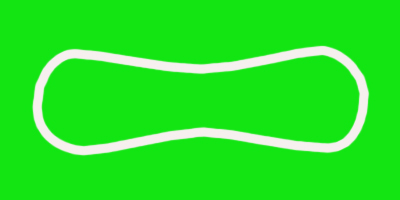
#> input picture BallGame/Assets/Pinball/Imported/Textures and Maps/TennisBall.jpg, 400 x 200 px
$ python chroma_key.py '../BallGame/Assets/Pinball/Imported/Textures and Maps/TennisBall.jpg'
#> lines starting #> are read from the running program, lines starting #| are printed output that depends on the picture
#!/usr/bin/env python3
"""Chroma-key UI plates to alpha. Supports green / magenta / red / blue / cyan / auto.

Edge cleanup:
  - soft smoothstep matte (anti-aliased alpha)
  - key-color unmix on semi-transparent edges
  - channel despill
  - optional 3x3 inward alpha averaging
  - --astc-safe: steeper matte + RGB bleed into transparent (ASTC-friendly)
"""

from __future__ import annotations

import argparse
import math
import sys
from collections import Counter
from pathlib import Path

try:
    from PIL import Image
except ImportError:
    print("Pillow required: pip install Pillow", file=sys.stderr)
    sys.exit(1)

KEY_RGB = {
    "green": (0, 255, 0),
    "magenta": (255, 0, 255),
    "red": (255, 0, 0),
    "blue": (0, 0, 255),
    "cyan": (0, 255, 255),
}


def dist_rgb(r: float, g: float, b: float, tr: float, tg: float, tb: float) -> float:
    dr, dg, db = r - tr, g - tg, b - tb
    return math.sqrt(dr * dr + dg * dg + db * db)


def sample_corner_key(im: Image.Image, inset: int = 4, box: int = 24) -> tuple[int, int, int]:
    """Majority color from four corner patches → chroma key color."""
    rgba = im.convert("RGBA")
    w, h = rgba.size
    samples: list[tuple[int, int, int]] = []
    corners = [
        (inset, inset),
        (w - inset - box, inset),
        (inset, h - inset - box),
        (w - inset - box, h - inset - box),
    ]
    for cx, cy in corners:
        for y in range(max(0, cy), min(h, cy + box)):
            for x in range(max(0, cx), min(w, cx + box)):
                r, g, b, a = rgba.getpixel((x, y))
                if a < 8:
                    continue
                samples.append((r // 8 * 8, g // 8 * 8, b // 8 * 8))
    if not samples:
        return KEY_RGB["green"]
    return Counter(samples).most_common(1)[0][0]


def classify_key_name(rgb: tuple[int, int, int]) -> str:
    r, g, b = rgb
    if g >= 140 and g >= r + 35 and g >= b + 35:
        return "green"
    if r >= 140 and b >= 140 and r >= g + 30 and b >= g + 30:
        return "magenta"
    if r >= 150 and r >= g + 40 and r >= b + 40:
        return "red"
    if b >= 150 and b >= r + 40 and b >= g + 40:
        return "blue"
    if g >= 140 and b >= 140 and g >= r + 30 and b >= r + 30:
        return "cyan"
    best, best_d = "green", 1e9
    for name, (tr, tg, tb) in KEY_RGB.items():
        d = dist_rgb(r, g, b, tr, tg, tb)
        if d < best_d:
            best, best_d = name, d
    return best


def resolve_key(
    im: Image.Image, key: str
) -> tuple[str, tuple[int, int, int]]:
    if key == "auto":
        sampled = sample_corner_key(im)
        key_name = classify_key_name(sampled)
        tr, tg, tb = sampled
        if key_name in KEY_RGB:
            nr, ng, nb = KEY_RGB[key_name]
            if dist_rgb(sampled[0], sampled[1], sampled[2], nr, ng, nb) < 120:
                return key_name, (nr, ng, nb)
            return "custom", sampled
        return "custom", sampled
    if key == "custom":
        return "custom", sample_corner_key(im)
    return key, KEY_RGB[key]


def smoothstep(t: float) -> float:
    t = max(0.0, min(1.0, t))
    return t * t * (3.0 - 2.0 * t)


def despill(r: float, g: float, b: float, key: str, key_rgb: tuple[int, int, int]) -> tuple[float, float, float]:
    """Pull key-dominant channel down on edges; no-op for non-key colors."""
    if key == "green" or (key == "custom" and key_rgb[1] >= max(key_rgb[0], key_rgb[2]) + 20):
        if g > max(r, b):
            g = max(r, b)
        return r, g, b
    if key == "magenta" or (key == "custom" and key_rgb[0] >= 100 and key_rgb[2] >= 100 and key_rgb[1] < min(key_rgb[0], key_rgb[2]) - 20):
        if r > g and b > g:
            m = (r + b) * 0.5
            excess = min(r, b) - g
            if excess > 0:
                r = min(r, g + 18)
                b = min(b, g + 18)
        return r, g, b
    if key == "red" or (key == "custom" and key_rgb[0] >= max(key_rgb[1], key_rgb[2]) + 20):
        if r > max(g, b):
            r = max(g, b)
        return r, g, b
    if key == "blue" or (key == "custom" and key_rgb[2] >= max(key_rgb[0], key_rgb[1]) + 20):
        if b > max(r, g):
            b = max(r, g)
        return r, g, b
    if key == "cyan":
        if g > r and b > r:
            g = min(g, r + 18)
            b = min(b, r + 18)
        return r, g, b
    # dark / custom screens: nudge toward luminance of non-key channels
    kr, kg, kb = key_rgb
    if dist_rgb(r, g, b, kr, kg, kb) < 80:
        # slight pull away from key
        r = r + (r - kr) * 0.15
        g = g + (g - kg) * 0.15
        b = b + (b - kb) * 0.15
    return r, g, b


def unmix_key(
    r: float, g: float, b: float, alpha: float, key_rgb: tuple[int, int, int]
) -> tuple[float, float, float]:
    """Recover foreground color: F = (obs - (1-a)*Key) / a for mid/high alpha edges."""
    if alpha < 0.35 or alpha >= 0.999:
        return r, g, b
    kr, kg, kb = key_rgb
    inv = 1.0 - alpha
    rr = (r - inv * kr) / alpha
    gg = (g - inv * kg) / alpha
    bb = (b - inv * kb) / alpha
    return (
        max(0.0, min(255.0, rr)),
        max(0.0, min(255.0, gg)),
        max(0.0, min(255.0, bb)),
    )


def alpha_smooth_inward(alpha: list[list[float]], passes: int = 2) -> list[list[float]]:
    """3x3 neighborhood average, only lower opaque edges (inward AA)."""
    if passes <= 0:
        return alpha
    h = len(alpha)
    w = len(alpha[0]) if h else 0
    cur = alpha
    for _ in range(passes):
        nxt = [row[:] for row in cur]
        for y in range(h):
            for x in range(w):
                a = cur[y][x]
                if a <= 0.01 or a >= 0.99:
                    continue
                s = 0.0
                n = 0
                for dy in (-1, 0, 1):
                    for dx in (-1, 0, 1):
                        yy, xx = y + dy, x + dx
                        if 0 <= yy < h and 0 <= xx < w:
                            s += cur[yy][xx]
                            n += 1
                avg = s / max(n, 1)
                # only soften toward transparent / keep interior
                nxt[y][x] = min(a, avg)
        cur = nxt
    return cur


# [53 lines left out: functions harden_alpha, bleed_rgb_into_alpha, not called in this run]


def chroma_key(
    im: Image.Image,
    key: str = "auto",
    max_dist: float = 140.0,
    soft: float = 55.0,
    aa_passes: int = 2,
    astc_safe: bool = False,
) -> tuple[Image.Image, str, tuple[int, int, int]]:
    key_name, (tr, tg, tb) = resolve_key(im, key)
    key_rgb = (tr, tg, tb)

    rgba = im.convert("RGBA")
    w, h = rgba.size
    px = rgba.load()

    # For dark custom screens, tighten max_dist around sampled key
    if key_name == "custom" and not astc_safe:
        # near-black/purple UI mockups: use smaller hard core + wider soft ramp
        max_dist = min(max_dist, 48.0)
        soft = max(soft, 70.0)
    elif key_name == "custom" and astc_safe:
        max_dist = min(max_dist, 52.0)

    hard = max(8.0, max_dist * 0.55)
    soft_hi = hard + soft

    alphas = [[0.0] * w for _ in range(h)]
    colors: list[list[tuple[float, float, float]]] = [[(0.0, 0.0, 0.0)] * w for _ in range(h)]

    for y in range(h):
        for x in range(w):
            r, g, b, a0 = px[x, y]
            if a0 < 4:
                continue
            d = dist_rgb(r, g, b, tr, tg, tb)

            if d <= hard:
                alpha = 0.0
            elif d >= soft_hi:
                alpha = a0 / 255.0
            else:
                # anti-aliased ramp: farther from key → more opaque
                t = (d - hard) / max(soft_hi - hard, 1.0)
                alpha = smoothstep(t) * (a0 / 255.0)

            if alpha <= 0.01:
                continue

            rr, gg, bb = float(r), float(g), float(b)
            if 0.05 < alpha < 0.98:
                rr, gg, bb = unmix_key(rr, gg, bb, alpha, key_rgb)
                rr, gg, bb = despill(rr, gg, bb, key_name, key_rgb)

            alphas[y][x] = alpha
            colors[y][x] = (rr, gg, bb)

    if astc_safe:
        # Tiny plates: harder matte (fewer mid-A pixels for ASTC 4x4/6x6 blocks)
        tiny = max(w, h) <= 256
        lo, hi = (0.42, 0.72) if tiny else (0.32, 0.78)
        alphas = harden_alpha(alphas, lo=lo, hi=hi)
        alphas = alpha_smooth_inward(alphas, passes=max(0, min(aa_passes, 1)))
        colors = bleed_rgb_into_alpha(colors, alphas, passes=6 if tiny else 5, solid_thresh=0.88)
    else:
        alphas = alpha_smooth_inward(alphas, passes=aa_passes)

    out = Image.new("RGBA", (w, h), (0, 0, 0, 0))
    out_px = out.load()
    for y in range(h):
        for x in range(w):
            a = alphas[y][x]
            rr, gg, bb = colors[y][x]
            if a <= 0.02:
                # keep bled RGB under a=0 so GPU ASTC neighbors stay clean
                if astc_safe and (rr + gg + bb) > 1.0:
                    out_px[x, y] = (
                        int(max(0, min(255, round(rr)))),
                        int(max(0, min(255, round(gg)))),
                        int(max(0, min(255, round(bb)))),
                        0,
                    )
                continue
            out_px[x, y] = (
                int(max(0, min(255, round(rr)))),
                int(max(0, min(255, round(gg)))),
                int(max(0, min(255, round(bb)))),
                int(max(0, min(255, round(a * 255.0)))),
            )
    return out, key_name, key_rgb


def tight_crop(im: Image.Image, pad: int = 2) -> Image.Image:
    bbox = im.split()[-1].getbbox()
    if not bbox:
        return im
    l, t, r, b = bbox
    l = max(0, l - pad)
    t = max(0, t - pad)
    r = min(im.width, r + pad)
    b = min(im.height, b + pad)
    return im.crop((l, t, r, b))


# [19 lines left out: function _rebleed_transparent, not called in this run]


def process(
    path: Path,
    out: Path,
    max_dist: float,
    crop: bool,
    key: str,
    soft: float,
    aa_passes: int,
    upscale: int = 1,
    astc_safe: bool = False,
    out_scale: float = 1.0,
) -> None:
    src = Image.open(path).convert("RGBA")
    work = src
    scale = max(1, int(upscale))
    if scale > 1:
        work = src.resize((src.width * scale, src.height * scale), Image.Resampling.LANCZOS)
    keyed, key_name, rgb = chroma_key(
        work,
        key=key,
        max_dist=max_dist * scale,
        soft=soft * scale,
        aa_passes=aa_passes,
        astc_safe=astc_safe,
    )
    # Final size: src * out_scale (2.0 = sharper on-screen without changing Rect size)
    target_w = max(1, int(round(src.width * max(0.25, float(out_scale)))))
    target_h = max(1, int(round(src.height * max(0.25, float(out_scale)))))
    if keyed.size != (target_w, target_h):
        keyed = keyed.resize((target_w, target_h), Image.Resampling.LANCZOS)
    if astc_safe:
        _rebleed_transparent(keyed)
    if crop:
        keyed = tight_crop(keyed)
        if astc_safe:
            _rebleed_transparent(keyed)
    out.parent.mkdir(parents=True, exist_ok=True)
    keyed.save(out)
    n = keyed.width * keyed.height
    a0 = sum(1 for _r, _g, _b, a in keyed.getdata() if a < 10)
    mid = sum(1 for _r, _g, _b, a in keyed.getdata() if 10 <= a <= 245)
    print(
        f"{path.name} [key={key_name} rgb={rgb} soft={soft} aa={aa_passes} x{scale}"
        f" out={out_scale:g}{' astc' if astc_safe else ''}] -> {out.name}: "
        f"{src.size}->{keyed.size} transparent={a0 / max(n, 1):.1%} midA={mid / max(n, 1):.1%}"
    )


def main() -> int:
    ap = argparse.ArgumentParser(description=__doc__)
    ap.add_argument("input", type=Path, help="PNG file or directory")
    ap.add_argument("--out", type=Path, default=None)
    ap.add_argument("--max-dist", type=float, default=140.0)
    ap.add_argument("--soft", type=float, default=55.0, help="soft-edge ramp width in RGB distance")
    ap.add_argument("--aa-passes", type=int, default=2, help="3x3 inward alpha AA passes")
    ap.add_argument(
        "--upscale",
        type=int,
        default=1,
        help="2/3 = upscale before key then LANCZOS downscale (helps tiny aliased icons)",
    )
    ap.add_argument(
        "--astc-safe",
        action="store_true",
        help="Steeper alpha + RGB bleed under transparent pixels (recommended for Android ASTC)",
    )
    ap.add_argument(
        "--out-scale",
        type=float,
        default=1.0,
        help="Write at src_size * out_scale. DO NOT use >1 on other screens; Setting small icons only",
    )
    ap.add_argument(
        "--tiny",
        action="store_true",
        help="SettingScreen small icons ONLY (upscale4 + out-scale2 + soft16 + astc). Do not use on Home/Ingame/etc.",
    )
    ap.add_argument("--no-crop", action="store_true")
    ap.add_argument(
        "--key",
        choices=("auto", "green", "magenta", "red", "blue", "cyan", "custom"),
        default="auto",
        help="auto=detect from corner samples; magenta when subject is green",
    )
    args = ap.parse_args()

    soft = args.soft
    aa = args.aa_passes
    upscale = args.upscale
    out_scale = args.out_scale
    astc_safe = args.astc_safe
    if args.tiny:
        astc_safe = True
        if upscale < 4:
            upscale = 4
        if out_scale < 2.0:
            out_scale = 2.0
        if soft >= 55.0:
            soft = 16.0
        aa = 1
    elif astc_safe:
        # narrower fringe unless user explicitly tightened already
        if soft >= 55.0:
            soft = 28.0
        if aa >= 2:
            aa = 1

    src = args.input.resolve()
    if src.is_dir():
        out_dir = (args.out or src).resolve()
        for p in sorted(src.glob("*.png")):
            if p.name.startswith("_") or p.name.endswith("_x3.png"):
                continue
            process(
                p,
                out_dir / p.name,
                args.max_dist,
                crop=not args.no_crop,
                key=args.key,
                soft=soft,
                aa_passes=aa,
                upscale=upscale,
                astc_safe=astc_safe,
                out_scale=out_scale,
            )
    else:
        out = (args.out or src).resolve()
        process(
            src,
            out,
            args.max_dist,
            crop=not args.no_crop,
            key=args.key,
            soft=soft,
            aa_passes=aa,
            upscale=upscale,
            astc_safe=astc_safe,
            out_scale=out_scale,
        )
#> after the loop in sample_corner_key, `for cx, cy in corners:`: samples = 2304 items, first 6: (16, 224, 16), (16, 224, 16), (16, 224, 16), (16, 224, 16), (16, 224, 16), (16, 224, 16)
#> in resolve_key, `sampled = sample_corner_key(im)`: sampled = (16, 224, 16)
#> in classify_key_name, `r, g, b = rgb`: r = 16; g = 224; b = 16
#> in resolve_key, `key_name = classify_key_name(sampled)`: key_name = 'green'
#> in resolve_key, `tr, tg, tb = sampled`: tr = 16; tg = 224; tb = 16
#> in resolve_key, `nr, ng, nb = KEY_RGB[key_name]`: nr = 0; ng = 255; nb = 0
#> in dist_rgb, `dr, dg, db = r - tr, g - tg, b - tb`: dr = 16; dg = -31; db = 16
#> in chroma_key, `key_name, (tr, tg, tb) = resolve_key(im, key)`: key_name = 'green'; tr = 0; tg = 255; tb = 0
#> in chroma_key, `key_rgb = (tr, tg, tb)`: key_rgb = (0, 255, 0)
#> the loop in chroma_key, `for y in range(h):` made 200 passes
#> in chroma_key, `out = Image.new("RGBA", (w, h), (0, 0, 0, 0))`: out: PIL image 400x200 RGBA; every value is 0
#> in process, `keyed, key_name, rgb = chroma_key( work, key=key, max_dist=max_dist * ..`:
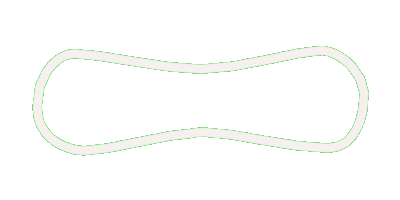
#> keyed: PIL image 400x200 RGBA; mean R, G, B, A 22, 23, 21.4, 24.3; transparent parts drawn white
#> in tight_crop, `return im.crop((l, t, r, b))`:
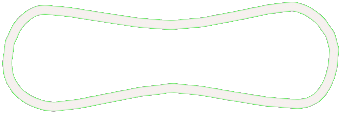
#> returned value: PIL image 341x114 RGBA; mean R, G, B, A 45.4, 47.3, 44.1, 50.1; transparent parts drawn white
#| TennisBall.jpg [key=green rgb=(0, 255, 0) soft=55.0 aa=2 x1 out=1] -> TennisBall.jpg: (400, 200)->(341, 114) transparent=79.8% midA=0.9%
    return 0


if __name__ == "__main__":
    raise SystemExit(main())
#> (the program exits here)
